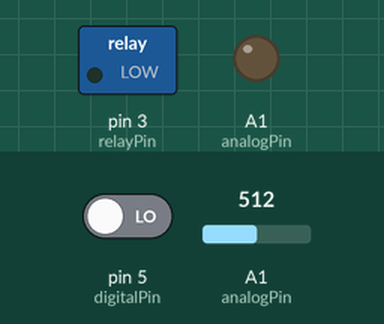
Recording of a sketch running on a simulated Arduino Uno, built with avr-gcc and run on an emulated ATmega328P. On the bench: switched loads named in the sketch (green lamp = pin HIGH), output pins drawn as LEDs (lit = HIGH). The inputs (shaded band) are chosen by the test bench; at power-on: pin 5 (digitalPin) LOW, A1 (analogPin) = 512. What the sketch prints to the serial monitor is not drawn.

Above: at 1.2 s.
1.3 s: pin 5 (digitalPin) driven HIGH
At 1.9 s:
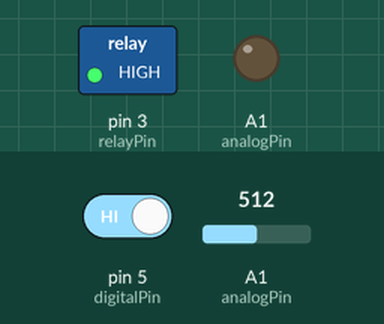
2.8 s: pin 5 (digitalPin) driven LOW
At 3.2 s:
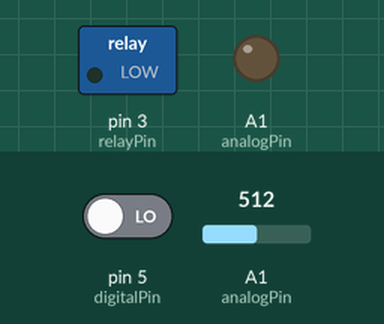
Timing chart, 0 to 5.8 s (numbered marks = the images above; inputs shaded):
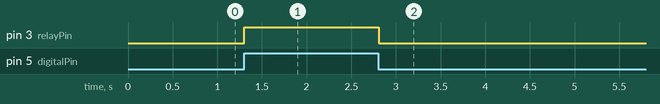

Measured:
- after the input at 1.3 s, pin 3 (relayPin): LOW → HIGH at once
- after the input at 2.8 s, pin 3 (relayPin): HIGH → LOW at once

The sketch:

FireBot.ino
```cpp
int relayPin = 3; // salida de señal hacia la bobina del rele
int digitalPin = 5; // KY-026 entrada digital del sensor de flama en el pin 5
int analogPin = A1; // KY-026 Salida análoga del sensor de flama en el pin A0
int digitalVal; // lectura digital
int analogVal; // lectura análoga

void setup()
{
  pinMode(relayPin, OUTPUT); // Definimos relayPin en salida del arduino al relay
  pinMode(digitalPin, INPUT); // Definimos digitalPin en entrada del sensor al arduino
  pinMode(analogPin, OUTPUT); //Definimos analogPin en salida para imprimir los valores en el monitor serial
  Serial.begin(9600); //Velocidad de transmisión en baudios
}


void loop()
{
  // lectura entrada digital
  digitalVal = digitalRead(digitalPin);
  if(digitalVal == HIGH) // si el valor de digitalVal es igual a "HIGH" o la flama es detectada
  {
    digitalWrite(relayPin, HIGH); // energiza la bobina del relay para cerrar el circuito normalmente abierto
  }
  else //Si el valor de digitalVal no es igual a "HIGH" o la flama no es detectada
  {
    digitalWrite(relayPin, LOW); // no energiza la bobina del relay y el circuito continua abierto
  }

  // lectura entrada análoga
  analogVal = analogRead(analogPin);
  Serial.println(analogVal); // imprime valor analogico que se puede observar en el monitor serial

  delay(100);
}
```
